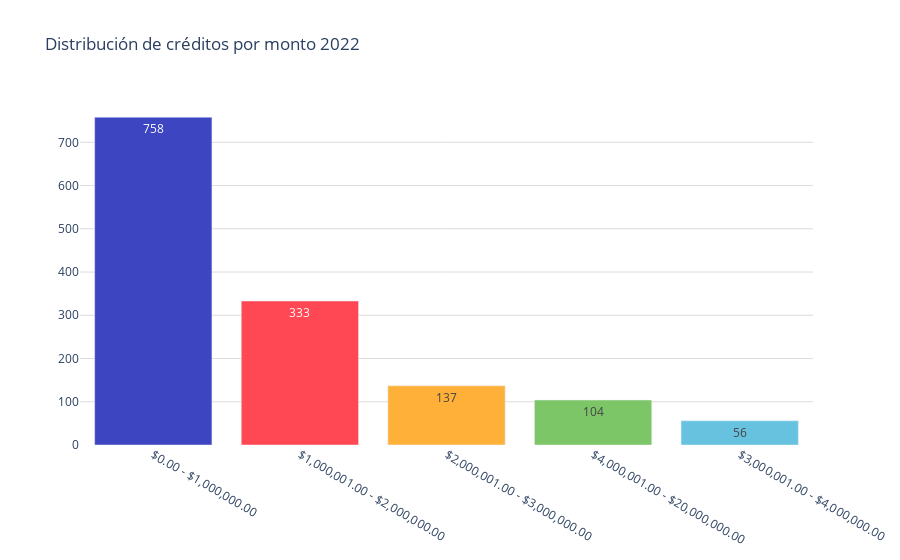

Notebook source saved alongside this figure:
### Code cell
labels = df_conteo_por_rango['rango']
values = df_conteo_por_rango['conteo']
colores = ['#3d45c0','#ff4853','#ffb038','#7cc668','#67c2df','#6773df']

fig = go.Figure()
trimestres = tabla_porcentajes.columns
fig.add_trace(go.Bar(
        name=f'Trimestre {trimestre}', 
        x=labels, 
        y=values, 
        marker_color=colores,
        text=values,  # Texto que se mostrará en las barras (porcentaje)
        textposition='inside',  # Posición del texto (puede ser 'inside' o 'outside')
        #texttemplate='%{text:.1f}%', 
    )
)    
fig.update_layout(
    #barmode='stack', 
    title='Distribución de créditos por monto 2022',
    #title_font_size = 20,
    yaxis=dict(
        #title='M', # Título del eje y
        gridcolor='#dddcda', # Color de las líneas que dividen los rangos del eje Y         
    ),  
    plot_bgcolor='rgba(0,0,0,0)',  # Color de fondo del gráfico
    legend=dict(
        yanchor="top",
        y=0.99,
    )
)
# Exportar gráfica como archivo HTML
def guardar_grafico_como_html(fig, nombre_archivo, carpeta='graficas'):
    # Crear la carpeta si no existe
    if not os.path.exists(carpeta):
        os.makedirs(carpeta)
    
    # Gráfica como archivo HTML en la carpeta especificada
    pio.write_html(fig, f'{carpeta}/{nombre_archivo}.html')

guardar_grafico_como_html(fig, 'g_bar_discreditosmonto_2022_pachuca', carpeta='graficas')

fig.show()

### Figure 1 — Plotly figure (JSON) as saved in the notebook; plotly's stock layout.template omitted (floating-point values rounded to 4 significant figures)
{"data": [{"marker": {"color": ["#3d45c0", "#ff4853", "#ffb038", "#7cc668", "#67c2df", "#6773df"]}, "name": "Trimestre 3", "text": [758, 333, 137, 104, 56], "textposition": "inside", "type": "bar", "x": ["$0.00 - $1,000,000.00", "$1,000,001.00 - $2,000,000.00", "$2,000,001.00 - $3,000,000.00", "$4,000,001.00 - $20,000,000.00", "$3,000,001.00 - $4,000,000.00"], "y": [758, 333, 137, 104, 56]}], "layout": {"legend": {"y": 0.99, "yanchor": "top"}, "plot_bgcolor": "rgba(0,0,0,0)", "title": {"text": "Distribución de créditos por monto 2022"}, "yaxis": {"gridcolor": "#dddcda"}}}
